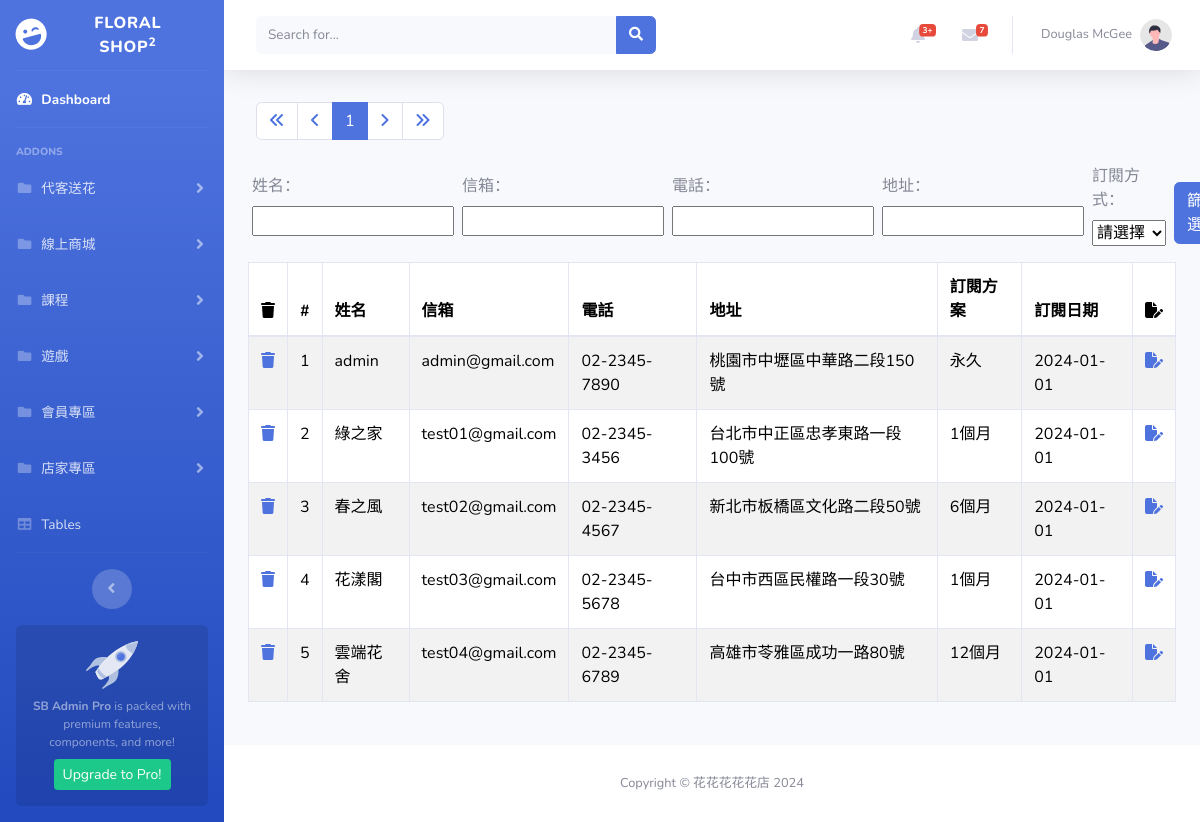
Page /pages/store/list.php on the earlier database version.
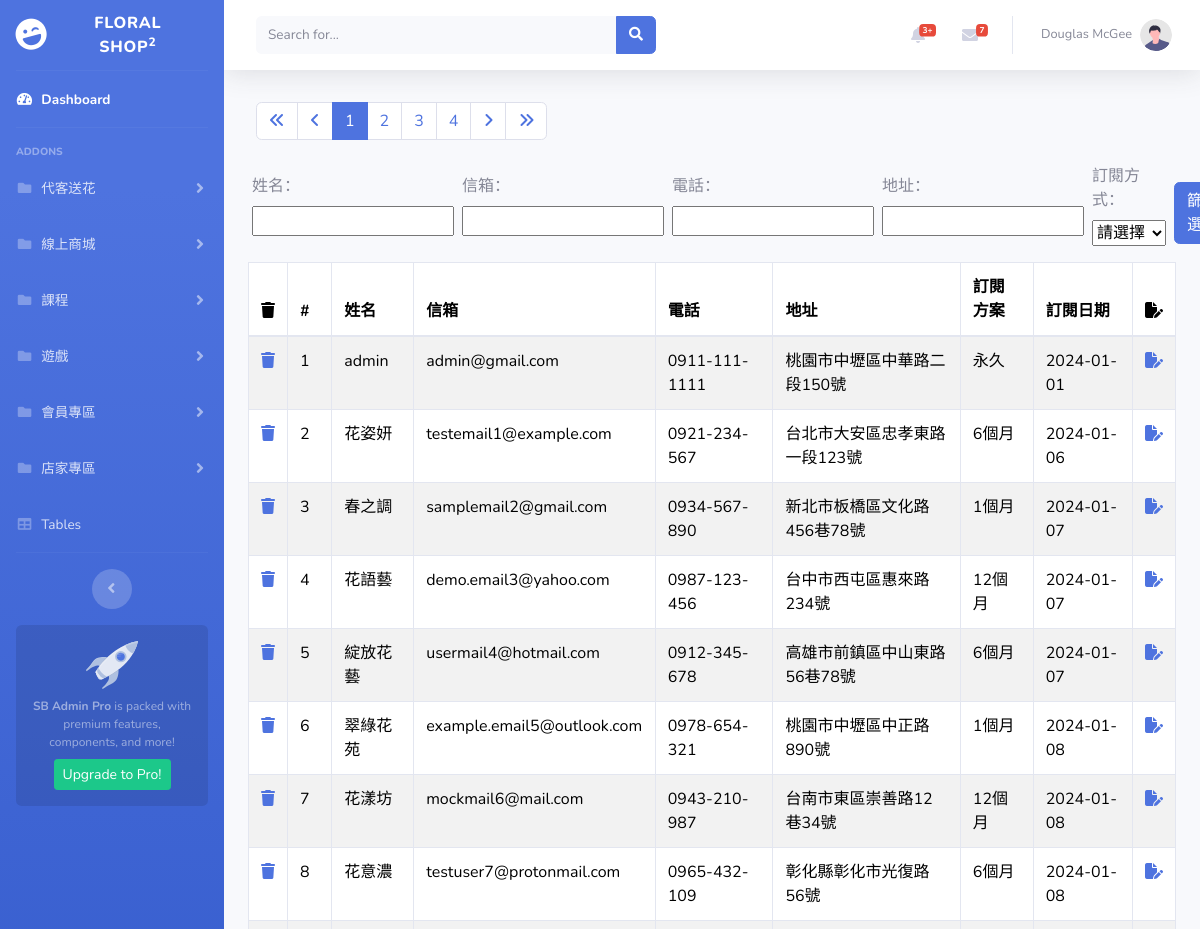
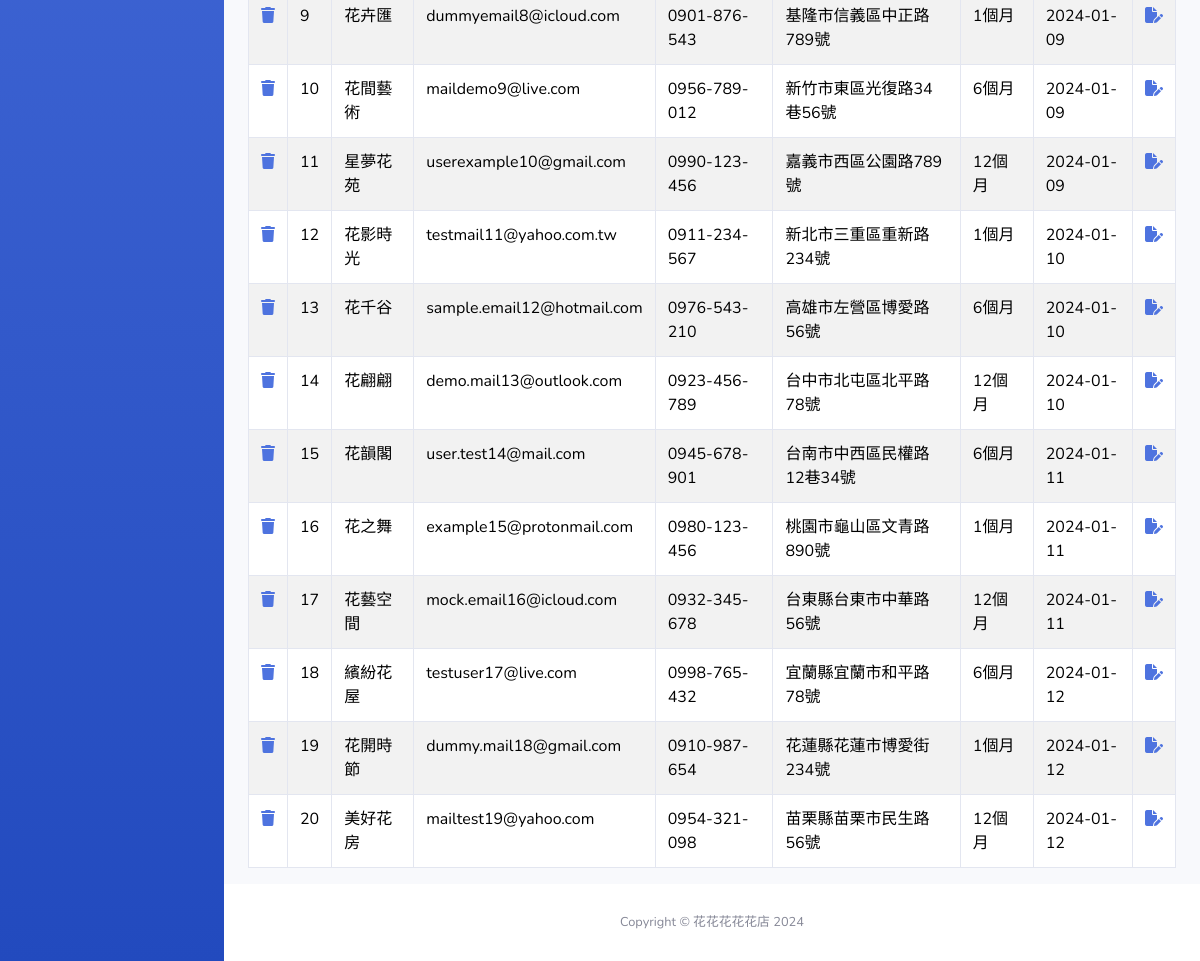
Same page on the later database version (2 pictures, top to bottom).
### tables this page shows
CREATE TABLE `store` (
  `store_id` int(11) NOT NULL,
  `store_name` varchar(255) NOT NULL,
  `store_account` varchar(255) NOT NULL,
  `store_password` varchar(255) NOT NULL,
  `store_intro` varchar(255) DEFAULT NULL,
  `store_address` varchar(255) DEFAULT NULL,
  `store_path` varchar(255) DEFAULT NULL,
  `store_email` varchar(255) DEFAULT NULL,
  `store_tel` varchar(255) DEFAULT NULL,
  `sub_date` date DEFAULT NULL,
  `sub_id` int(11) DEFAULT NULL,
  `permission_id` int(11) DEFAULT NULL
);

CREATE TABLE `store_sub` (
  `sub_id` int(11) NOT NULL,
  `sub_name` varchar(255) NOT NULL,
  `price` int(11) NOT NULL
);

### pages/store/list.php (the view, shortened to what this page needs)
<?php require '../parts/db_connect.php';
$perPage = 20;
$page = isset($_GET['page']) ? intval($_GET['page']) : 1;
$t_sql = "SELECT COUNT(1) FROM store";
$row = $pdo->query($t_sql)->fetch(PDO::FETCH_NUM);
$totalRows = $row[0];
$totalPages = 0;
$rows = [];
if ($totalRows > 0) {
    $totalPages = ceil($totalRows / $perPage);
    $sql = "SELECT store_id, store_name, store_email, store_tel, store_address, sub_name, sub_date
        FROM store
        LEFT JOIN store_sub ON store.sub_id = store_sub.sub_id";
    $sql .= " ORDER BY store_id LIMIT :offset, :limit";
    $stmt = $pdo->prepare($sql);
    $stmt->bindValue(':offset', ($page - 1) * $perPage, PDO::PARAM_INT);
    $stmt->bindValue(':limit', $perPage, PDO::PARAM_INT);
    $stmt->execute();
    $rows = $stmt->fetchAll();
}
?>
<?php include '../parts/html-head.php' ?>
<body id="page-top">
    <div id="wrapper">
        <?php include '../parts/navbar.php' ?>
        <div id="content-wrapper" class="d-flex flex-column">
            <div id="content">
                <?php include '../parts/navtop.php' ?>
                <div class="container-fluid">
                    <div class="row">
                        <div class="row my-2">
                            <nav class="mx-2" aria-label="Page navigation example">
                                <ul class="pagination">
                                    <li class="page-item">
                                        <a class="page-link" href="?page=1">
                                            <i class="fa-solid fa-angles-left"></i>
                                        </a>
                                    </li>
                                    <li class="page-item">
                                        <a class="page-link" href="?page=<?= $page - 1 ?>">
                                            <i class="fa-solid fa-angle-left"></i>
                                        </a>
                                    </li>
                                    <?php for ($i = $page - 5; $i <= $page + 5; $i++) :
                                        if ($i >= 1 and $i <= $totalPages) : 0
                                    ?>
                                            <li class="page-item <?= $i == $page ? 'active' : '' ?>"><a class="page-link" href="?page=<?= $i ?>"><?= $i ?></a></li>
                                    <?php endif;
                                    endfor; ?>
                                    <li class="page-item">
                                        <a class="page-link" href="?page=<?= $page + 1 ?>">
                                            <i class="fa-solid fa-angle-right"></i>
                                        </a>
                                    </li>
                                    <li class="page-item">
                                        <a class="page-link" href="?page=<?= $totalPages ?>">
                                            <i class="fa-solid fa-angles-right"></i>
                                        </a>
                                    </li>
                                </ul>
                            </nav>
                        </div>
                        <form class="d-flex align-items-center" method="get" action="">
                            <div class="form-group mx-1">
                                <label for="filterName">姓名：</label>
                                <input type="text" id="filterName" name="filterName" value="<?= isset($_GET['filterName']) ? htmlentities($_GET['filterName']) : '' ?>">
                            </div>
                            <div class="form-group mx-1">
                                <label for="filterEmail">信箱：</label>
                                <input type="text" id="filterEmail" name="filterEmail" value="<?= isset($_GET['filterEmail']) ? htmlentities($_GET['filterEmail']) : '' ?>">
                            </div>
                            <div class="form-group mx-1">
                                <label for="filterPhone">電話：</label>
                                <input type="text" id="filterPhone" name="filterPhone" value="<?= isset($_GET['filterPhone']) ? htmlentities($_GET['filterPhone']) : '' ?>">
                            </div>
                            <div class="form-group mx-1">
                                <label for="filterAddress">地址：</label>
                                <input type="text" id="filterAddress" name="filterAddress" value="<?= isset($_GET['filterAddress']) ? htmlentities($_GET['filterAddress']) : '' ?>">
                            </div>
                            <div class="form-group mx-1">
                                <label for="filterSubscription">訂閱方式：</label>
                                <select id="filterSubscription" name="filterSubscription">
                                    <option value="">請選擇</option>
                                </select>
                            </div>
                            <button type="submit" class="btn btn-primary mx-1  ">篩選</button>
                        </form>
                    </div>
                    <div class="row">
                        <div class="col">
                            <table class="table table-bordered table-striped">
                                <thead>
                                    <tr>
                                        <th><i class="fa-solid fa-trash"></i></th>
                                        <th>#</th>
                                        <th>姓名</th>
                                        <th>信箱</th>
                                        <th>電話</th>
                                        <th>地址</th>
                                        <th>訂閱方案</th>
                                        <th>訂閱日期</th>
                                        <th><i class="fa-solid fa-file-pen"></i></th>
                                    </tr>
                                </thead>
                                <tbody>
                                    <?php foreach ($rows as $r) : ?>
                                        <tr>
                                            <td>
                                                <a href="javascript: delete_one(<?= $r['store_id'] ?>)">
                                                    <i class="fa-solid fa-trash"></i>
                                                </a>
                                            </td>
                                            <td><?= $r['store_id'] ?></td>
                                            <td><?= $r['store_name'] ?></td>
                                            <td><?= $r['store_email'] ?></td>
                                            <td><?= $r['store_tel'] ?></td>
                                            <td><?= htmlentities($r['store_address']) ?></td>
                                            <td><?= $r['sub_name'] ?></td>
                                            <td><?= $r['sub_date'] ?></td>
                                            <td>
                                                <a href="edit.php?store_id=<?= $r['store_id'] ?>"><i class="fa-solid fa-file-pen"></i></a>
                                            </td>
                                        </tr>
                                    <?php endforeach ?>
                                </tbody>
                            </table>
                        </div>
                    </div>
                </div>
            </div>
            <?php include '../parts/footer.php' ?>
        </div>
    </div>
    <?php include '../parts/html-foot.php' ?>

### pages/parts/html-head.php (shortened to what this page needs)
<!DOCTYPE html>
<html lang="zh">
<head>
    <link href="https://cdn.jsdelivr.net/npm/bootstrap@5.3.2/dist/css/bootstrap.min.css" rel="stylesheet">
    <link rel="stylesheet" href="https://cdnjs.cloudflare.com/ajax/libs/font-awesome/6.5.1/css/all.min.css" />
    <link href="/floral_shop/vendor/fontawesome-free/css/all.min.css" rel="stylesheet" type="text/css">
    <link href="/floral_shop/css/sb-admin-2.min.css" rel="stylesheet">
    <link href="/floral_shop/vendor/datatables/dataTables.bootstrap4.min.css" rel="stylesheet">
</head>
<body>

### pages/parts/navbar.php (shortened to what this page needs)
<ul class="navbar-nav bg-gradient-primary sidebar sidebar-dark accordion" id="accordionSidebar">
    <a class="sidebar-brand d-flex align-items-center justify-content-center" href="/floral_shop/manager_index.php">
        <div class="sidebar-brand-icon rotate-n-15">
            <i class="fas fa-laugh-wink"></i>
        </div>
        <div class="sidebar-brand-text mx-3">FLORAL SHOP<sup>2</sup></div>
    </a>
    <hr class="sidebar-divider my-0">
    <li class="nav-item active">
        <a class="nav-link" href="/floral_shop/manager_index.php">
            <i class="fas fa-fw fa-tachometer-alt"></i>
            <span>Dashboard</span></a>
    </li>
    <hr class="sidebar-divider">
    <div class="sidebar-heading">
        Addons
    </div>
    <li class="nav-item">
        <a class="nav-link collapsed" href="#" data-toggle="collapse" data-target="#collapsePages1" aria-expanded="true"
            aria-controls="collapsePages1">
            <i class="fas fa-fw fa-folder"></i>
            <span>代客送花</span>
        </a>
    </li>
    <li class="nav-item">
        <a class="nav-link collapsed" href="#" data-toggle="collapse" data-target="#collapsePages2" aria-expanded="true"
            aria-controls="collapsePages2">
            <i class="fas fa-fw fa-folder"></i>
            <span>線上商城</span>
        </a>
    </li>
    <li class="nav-item">
        <a class="nav-link collapsed" href="#" data-toggle="collapse" data-target="#collapsePages3" aria-expanded="true"
            aria-controls="collapsePages3">
            <i class="fas fa-fw fa-folder"></i>
            <span>課程</span>
        </a>
    </li>
    <li class="nav-item">
        <a class="nav-link collapsed" href="#" data-toggle="collapse" data-target="#collapsePages4" aria-expanded="true"
            aria-controls="collapsePages4">
            <i class="fas fa-fw fa-folder"></i>
            <span>遊戲</span>
        </a>
    </li>
    <li class="nav-item">
        <a class="nav-link collapsed" href="#" data-toggle="collapse" data-target="#collapsePages5" aria-expanded="true"
            aria-controls="collapsePages5">
            <i class="fas fa-fw fa-folder"></i>
            <span>會員專區</span>
        </a>
    </li>
    <li class="nav-item">
        <a class="nav-link collapsed" href="#" data-toggle="collapse" data-target="#collapsePages6" aria-expanded="true"
            aria-controls="collapsePages6">
            <i class="fas fa-fw fa-folder"></i>
            <span>店家專區</span>
        </a>
    </li>
    <li class="nav-item">
        <a class="nav-link" href="tables.html">
            <i class="fas fa-fw fa-table"></i>
            <span>Tables</span></a>
    </li>
    <hr class="sidebar-divider d-none d-md-block">
    <div class="text-center d-none d-md-inline">
        <button class="rounded-circle border-0" id="sidebarToggle"></button>
    </div>
    <div class="sidebar-card d-none d-lg-flex">
        <img class="sidebar-card-illustration mb-2" src="/floral_shop/img/undraw_rocket.svg" alt="...">
        <p class="text-center mb-2"><strong>SB Admin Pro</strong> is packed with premium features, components,
            and more!</p>
        <a class="btn btn-success btn-sm" href="https://startbootstrap.com/theme/sb-admin-pro">Upgrade to
            Pro!</a>
    </div>
</ul>

### pages/parts/navtop.php (shortened to what this page needs)
<nav class="navbar navbar-expand navbar-light bg-white topbar mb-4 static-top shadow">
    <form class="d-none d-sm-inline-block form-inline mr-auto ml-md-3 my-2 my-md-0 mw-100 navbar-search">
        <div class="input-group">
            <input type="text" class="form-control bg-light border-0 small" placeholder="Search for..."
                aria-label="Search" aria-describedby="basic-addon2">
            <div class="input-group-append">
                <button class="btn btn-primary" type="button">
                    <i class="fas fa-search fa-sm"></i>
                </button>
            </div>
        </div>
    </form>
    <ul class="navbar-nav ml-auto">
        <li class="nav-item dropdown no-arrow mx-1">
            <a class="nav-link dropdown-toggle" href="#" id="alertsDropdown" role="button" data-toggle="dropdown"
                aria-haspopup="true" aria-expanded="false">
                <i class="fas fa-bell fa-fw"></i>
                <span class="badge badge-danger badge-counter">3+</span>
            </a>
        </li>
        <li class="nav-item dropdown no-arrow mx-1">
            <a class="nav-link dropdown-toggle" href="#" id="messagesDropdown" role="button" data-toggle="dropdown"
                aria-haspopup="true" aria-expanded="false">
                <i class="fas fa-envelope fa-fw"></i>
                <span class="badge badge-danger badge-counter">7</span>
            </a>
        </li>
        <li class="nav-item dropdown no-arrow">
            <a class="nav-link dropdown-toggle" href="#" id="userDropdown" role="button" data-toggle="dropdown"
                aria-haspopup="true" aria-expanded="false">
                <span class="mr-2 d-none d-lg-inline text-gray-600 small">Douglas McGee</span>
                <img class="img-profile rounded-circle" src="/floral_shop/img/undraw_profile.svg">
            </a>
        </li>
    </ul>
</nav>

### pages/parts/footer.php
<footer class="sticky-footer bg-white">
    <div class="container my-auto">
        <div class="copyright text-center my-auto">
            <span>Copyright &copy; 花花花花花店 2024</span>
        </div>
    </div>
</footer>

### pages/parts/html-foot.php
</body>
</html>

Differences in the rows shown:
changed store "admin": store_tel "02-2345-7890" → "0911-111-1111"
changed store id 2: store_name "綠之家" → "花姿妍"; store_email "test01@gmail.com" → "testemail1@example.com"; store_tel "02-2345-3456" → "0921-234-567"; store_address "台北市中正區忠孝東路一段100號" → "台北市大安區忠孝東路一段123號"; sub.sub_name "1個月" → "6個月"; sub_date "2024-01-01" → "2024-01-06"
changed store id 3: store_name "春之風" → "春之調"; store_email "test02@gmail.com" → "samplemail2@gmail.com"; store_tel "02-2345-4567" → "0934-567-890"; store_address "新北市板橋區文化路二段50號" → "新北市板橋區文化路456巷78號"; sub.sub_name "6個月" → "1個月"; sub_date "2024-01-01" → "2024-01-07"
changed store id 4: store_name "花漾閣" → "花語藝"; store_email "test03@gmail.com" → "demo.email3@yahoo.com"; store_tel "02-2345-5678" → "0987-123-456"; store_address "台中市西區民權路一段30號" → "台中市西屯區惠來路234號"; sub.sub_name "1個月" → "12個月"; sub_date "2024-01-01" → "2024-01-07"
changed store id 5: store_name "雲端花舍" → "綻放花藝"; store_email "test04@gmail.com" → "usermail4@hotmail.com"; store_tel "02-2345-6789" → "0912-345-678"; store_address "高雄市苓雅區成功一路80號" → "高雄市前鎮區中山東路56巷78號"; sub.sub_name "12個月" → "6個月"; sub_date "2024-01-01" → "2024-01-07"
added store: store_id "6", store_name "翠綠花苑", store_email "example.email5@outlook.com", store_tel "0978-654-321", store_address "桃園市中壢區中正路890號", sub.sub_name "1個月", sub_date "2024-01-08"
added store: store_id "7", store_name "花漾坊", store_email "mockmail6@mail.com", store_tel "0943-210-987", store_address "台南市東區崇善路12巷34號", sub.sub_name "12個月", sub_date "2024-01-08"
added store: store_id "8", store_name "花意濃", store_email "testuser7@protonmail.com", store_tel "0965-432-109", store_address "彰化縣彰化市光復路56號", sub.sub_name "6個月", sub_date "2024-01-08"
added store: store_id "9", store_name "花卉匯", store_email "dummyemail8@icloud.com", store_tel "0901-876-543", store_address "基隆市信義區中正路789號", sub.sub_name "1個月", sub_date "2024-01-09"
added store: store_id "10", store_name "花間藝術", store_email "maildemo9@live.com", store_tel "0956-789-012", store_address "新竹市東區光復路34巷56號", sub.sub_name "6個月", sub_date "2024-01-09"
added store: store_id "11", store_name "星夢花苑", store_email "userexample10@gmail.com", store_tel "0990-123-456", store_address "嘉義市西區公園路789號", sub.sub_name "12個月", sub_date "2024-01-09"
added store: store_id "12", store_name "花影時光", store_email "testmail11@yahoo.com.tw", store_tel "0911-234-567", store_address "新北市三重區重新路234號", sub.sub_name "1個月", sub_date "2024-01-10"
added store: store_id "13", store_name "花千谷", store_email "sample.email12@hotmail.com", store_tel "0976-543-210", store_address "高雄市左營區博愛路56號", sub.sub_name "6個月", sub_date "2024-01-10"
added store: store_id "14", store_name "花翩翩", store_email "demo.mail13@outlook.com", store_tel "0923-456-789", store_address "台中市北屯區北平路78號", sub.sub_name "12個月", sub_date "2024-01-10"
added store: store_id "15", store_name "花韻閣", store_email "user.test14@mail.com", store_tel "0945-678-901", store_address "台南市中西區民權路12巷34號", sub.sub_name "6個月", sub_date "2024-01-11"
added store: store_id "16", store_name "花之舞", store_email "example15@protonmail.com", store_tel "0980-123-456", store_address "桃園市龜山區文青路890號", sub.sub_name "1個月", sub_date "2024-01-11"
added store: store_id "17", store_name "花藝空間", store_email "mock.email16@icloud.com", store_tel "0932-345-678", store_address "台東縣台東市中華路56號", sub.sub_name "12個月", sub_date "2024-01-11"
added store: store_id "18", store_name "繽紛花屋", store_email "testuser17@live.com", store_tel "0998-765-432", store_address "宜蘭縣宜蘭市和平路78號", sub.sub_name "6個月", sub_date "2024-01-12"
added store: store_id "19", store_name "花開時節", store_email "dummy.mail18@gmail.com", store_tel "0910-987-654", store_address "花蓮縣花蓮市博愛街234號", sub.sub_name "1個月", sub_date "2024-01-12"
added store: store_id "20", store_name "美好花房", store_email "mailtest19@yahoo.com", store_tel "0954-321-098", store_address "苗栗縣苗栗市民生路56號", sub.sub_name "12個月", sub_date "2024-01-12"
Other differences:
new list line: "2"
new list line: "3"
new list line: "4"
